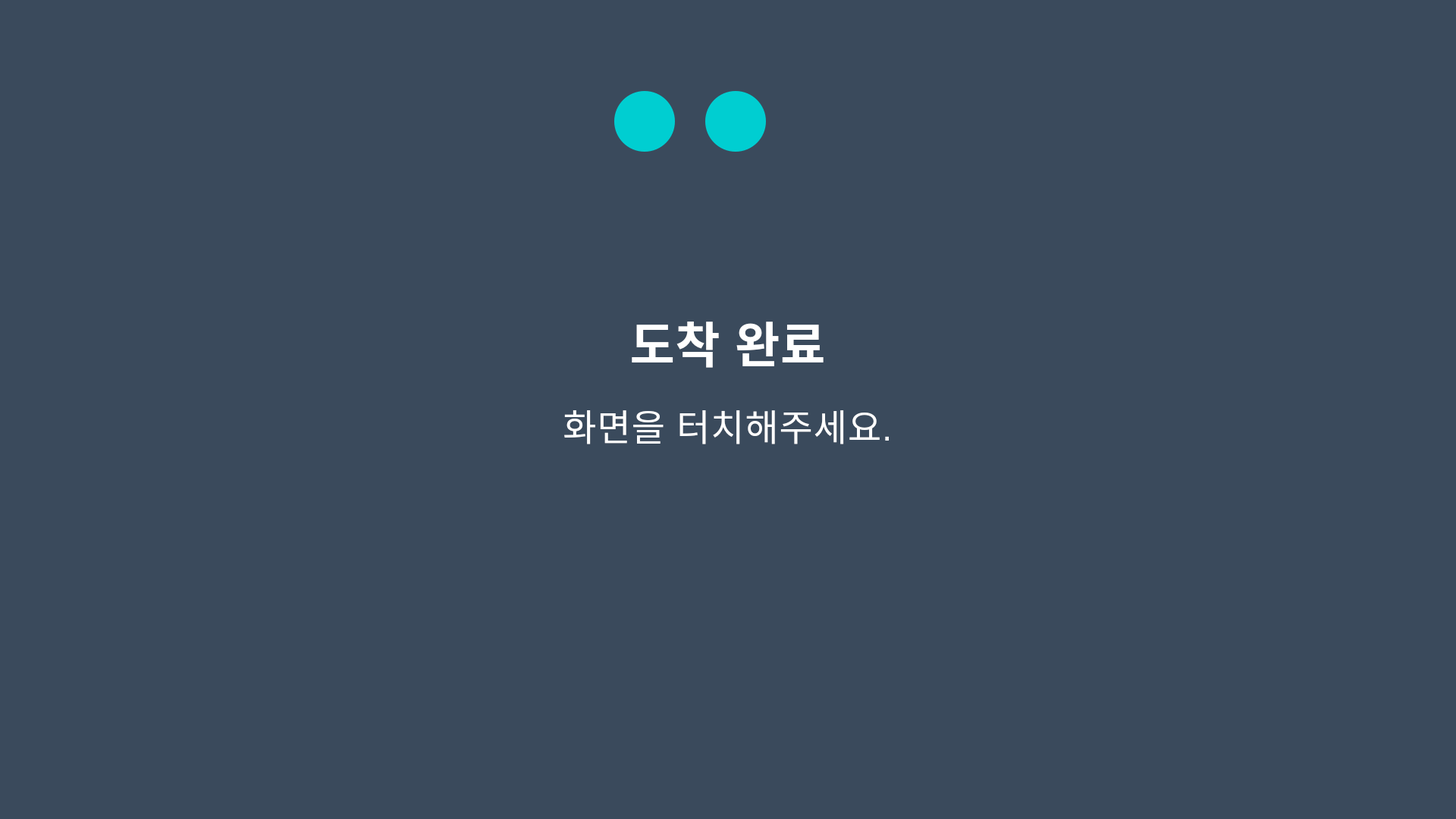
<?xml version="1.0" encoding="UTF-8"?>
<ui version="4.0">
 <class>ArrivalComplete</class>
 <widget class="QWidget" name="ArrivalComplete">
  <property name="geometry">
   <rect>
    <x>0</x>
    <y>0</y>
    <width>1920</width>
    <height>1080</height>
   </rect>
  </property>
  <property name="windowTitle">
   <string>Arrival Complete</string>
  </property>
  <property name="styleSheet">
   <string>QWidget {
    background-color: #3a4a5c;
}

QLabel {
    color: white;
    font-family: "Malgun Gothic", "Arial", sans-serif;
    background-color: transparent;
    border: none;
}

QPushButton {
    background-color: transparent;
    border: none;
    outline: none;
    cursor: PointingHandCursor;
}</string>
  </property>
  
  <!-- 상단 상태 인디케이터 1 -->
  <widget class="QLabel" name="statusIndicator1">
   <property name="geometry">
    <rect>
     <x>810</x>
     <y>120</y>
     <width>80</width>
     <height>80</height>
    </rect>
   </property>
   <property name="styleSheet">
    <string>background-color: #00CED1; border-radius: 40px;</string>
   </property>
   <property name="text">
    <string></string>
   </property>
  </widget>
  
  <!-- 상단 상태 인디케이터 2 -->
  <widget class="QLabel" name="statusIndicator2">
   <property name="geometry">
    <rect>
     <x>930</x>
     <y>120</y>
     <width>80</width>
     <height>80</height>
    </rect>
   </property>
   <property name="styleSheet">
    <string>background-color: #00CED1; border-radius: 40px;</string>
   </property>
   <property name="text">
    <string></string>
   </property>
  </widget>
  
  <!-- 도착 완료 타이틀 -->
  <widget class="QLabel" name="arrivalTitle">
   <property name="geometry">
    <rect>
     <x>710</x>
     <y>400</y>
     <width>500</width>
     <height>100</height>
    </rect>
   </property>
   <property name="text">
    <string>도착 완료</string>
   </property>
   <property name="styleSheet">
    <string>font-size: 64px; 
font-weight: bold; 
color: white; 
letter-spacing: 1px;</string>
   </property>
   <property name="alignment">
    <set>Qt::AlignCenter</set>
   </property>
  </widget>
  
  <!-- 터치 안내 메시지 -->
  <widget class="QLabel" name="touchMessage">
   <property name="geometry">
    <rect>
     <x>610</x>
     <y>520</y>
     <width>700</width>
     <height>80</height>
    </rect>
   </property>
   <property name="text">
    <string>화면을 터치해주세요.</string>
   </property>
   <property name="styleSheet">
    <string>font-size: 48px; 
font-weight: normal; 
color: white; 
letter-spacing: 1px;</string>
   </property>
   <property name="alignment">
    <set>Qt::AlignCenter</set>
   </property>
  </widget>
  
  <!-- 전체 화면 터치 영역 -->
  <widget class="QPushButton" name="fullScreenTouchArea">
   <property name="geometry">
    <rect>
     <x>0</x>
     <y>0</y>
     <width>1920</width>
     <height>1080</height>
    </rect>
   </property>
   <property name="text">
    <string></string>
   </property>
   <property name="styleSheet">
    <string>background-color: transparent;</string>
   </property>
  </widget>
 </widget>
 <resources/>
 <connections/>
</ui>
